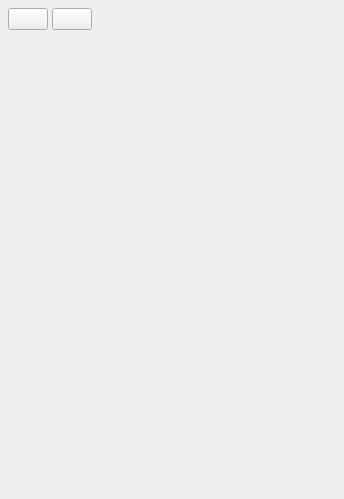
<?xml version="1.0" encoding="UTF-8"?>
<ui version="4.0">
 <class>Browser</class>
 <widget class="QWidget" name="Browser">
  <property name="geometry">
   <rect>
    <x>0</x>
    <y>0</y>
    <width>344</width>
    <height>499</height>
   </rect>
  </property>
  <property name="sizePolicy">
   <sizepolicy hsizetype="Preferred" vsizetype="Preferred">
    <horstretch>0</horstretch>
    <verstretch>0</verstretch>
   </sizepolicy>
  </property>
  <property name="windowTitle">
   <string>Platform Part Manager</string>
  </property>
  <layout class="QVBoxLayout" name="mainLayout" stretch="0,0">
   <property name="spacing">
    <number>4</number>
   </property>
   <property name="sizeConstraint">
    <enum>QLayout::SetDefaultConstraint</enum>
   </property>
   <property name="leftMargin">
    <number>8</number>
   </property>
   <property name="topMargin">
    <number>8</number>
   </property>
   <property name="rightMargin">
    <number>8</number>
   </property>
   <property name="bottomMargin">
    <number>8</number>
   </property>
   <item>
    <layout class="QHBoxLayout" name="horizontalLayout">
     <property name="sizeConstraint">
      <enum>QLayout::SetDefaultConstraint</enum>
     </property>
     <item>
      <widget class="QPushButton" name="backButton">
       <property name="sizePolicy">
        <sizepolicy hsizetype="Fixed" vsizetype="Fixed">
         <horstretch>0</horstretch>
         <verstretch>0</verstretch>
        </sizepolicy>
       </property>
       <property name="toolTip">
        <string>Go back one page</string>
       </property>
       <property name="text">
        <string/>
       </property>
       <property name="iconSize">
        <size>
         <width>12</width>
         <height>12</height>
        </size>
       </property>
       <property name="autoDefault">
        <bool>false</bool>
       </property>
       <property name="default">
        <bool>false</bool>
       </property>
      </widget>
     </item>
     <item>
      <widget class="QPushButton" name="fwdButton">
       <property name="sizePolicy">
        <sizepolicy hsizetype="Fixed" vsizetype="Fixed">
         <horstretch>0</horstretch>
         <verstretch>0</verstretch>
        </sizepolicy>
       </property>
       <property name="toolTip">
        <string>Go forward one page</string>
       </property>
       <property name="text">
        <string/>
       </property>
       <property name="iconSize">
        <size>
         <width>12</width>
         <height>12</height>
        </size>
       </property>
       <property name="autoDefault">
        <bool>false</bool>
       </property>
       <property name="default">
        <bool>false</bool>
       </property>
      </widget>
     </item>
     <item>
      <widget class="QLabel" name="headerLabel">
       <property name="text">
        <string/>
       </property>
      </widget>
     </item>
    </layout>
   </item>
   <item>
    <layout class="QVBoxLayout" name="verticalLayout">
     <item>
      <widget class="QStackedWidget" name="ppmWidgetStack">
       <property name="sizePolicy">
        <sizepolicy hsizetype="Expanding" vsizetype="Expanding">
         <horstretch>1</horstretch>
         <verstretch>1</verstretch>
        </sizepolicy>
       </property>
       <property name="frameShape">
        <enum>QFrame::NoFrame</enum>
       </property>
       <property name="lineWidth">
        <number>0</number>
       </property>
      </widget>
     </item>
    </layout>
   </item>
  </layout>
 </widget>
 <resources/>
 <connections/>
</ui>
